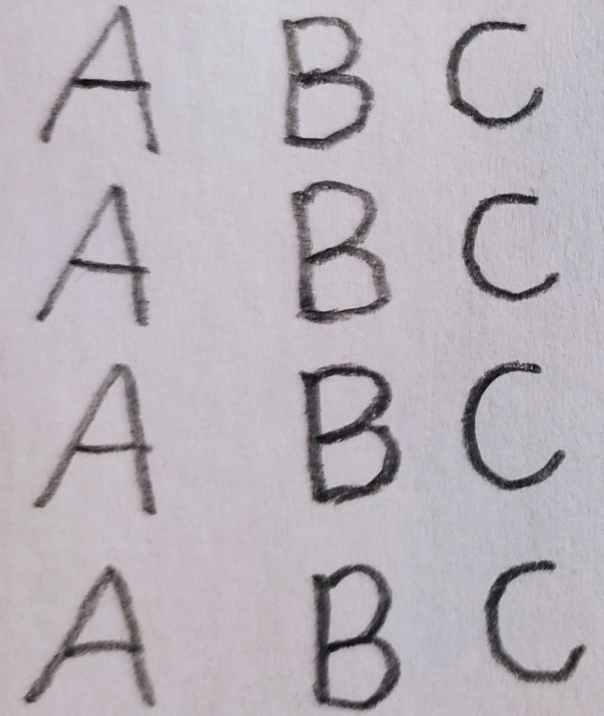
%> input picture raides_apmokymui.png, 1208 x 1432 px (shown at 1/2 size)
$ octave lab4.m   (GNU Octave 9; MATLAB toolbox functions it lacks are replaced by stand-ins)
%> lines starting %> are read from the running program, lines starting %| are printed output that depends on the picture; in (x1, y1, x2, y2) boxes, pixels count from 0 and x2, y2 are one past the last pixel; in counts of white or black regions, pixels touching at a corner belong together; the program's own positions count from 1
### pozymiai_raidems_atpazinti.m
function pozymiai = pozymiai_raidems_atpazinti(pavadinimas, pvz_eiluciu_sk)
%> called with pavadinimas = 'raides_apmokymui.png', pvz_eiluciu_sk = 4
%%  pozymiai = pozymiai_raidems_atpazinti(pavadinimas, pvz_eiluciu_sk)
% Features = pozymiai_raidems_atpazinti(image_file_name, Number_of_symbols_lines)
% taikymo pavyzdys:
% pozymiai = pozymiai_raidems_atpazinti('test_data.png', 8);
% example of function use:
% Feaures = pozymiai_raidems_atpazinti('test_data.png', 8);
%%
% Vaizdo su pavyzdþiais nuskaitymas | Read image with written symbols
V = imread(pavadinimas);
%> V is the input picture: size 1432x1208x3 uint8; mean R, G, B 183.6, 177.5, 184.5
figure(1), imshow(V)
%% Raidþiø iðkirpimas ir sudëliojimas á kintamojo 'objektai' celes |
%% Perform segmentation of the symbols and write into cell variable
% RGB image is converted to grayscale
V_pustonis = rgb2gray(V);
% vaizdo keitimo dvejetainiu slenkstinës reikðmës paieðka
% a threshold value is calculated for binary image conversion
slenkstis = graythresh(V_pustonis);
%> slenkstis = 0.541
% pustonio vaizdo keitimas dvejetainiu
% a grayscale image is converte to binary image
V_dvejetainis = im2bw(V_pustonis,slenkstis);
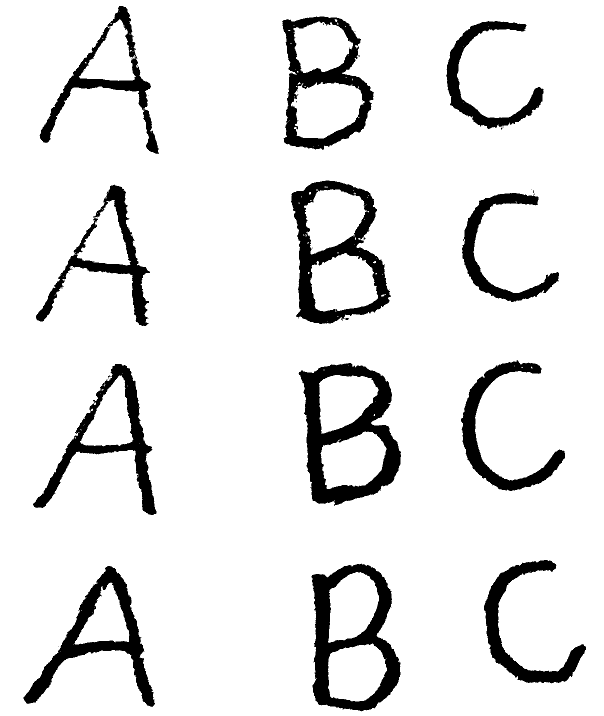
%> V_dvejetainis: size 1432x1208 logical (shown at 1/2 size); 90.2% white; 62 black regions (49 under 20 px), largest, box (x1, y1, x2, y2) and area: (597, 726, 802, 1012) 22769, (623, 1127, 801, 1423) 20043, (582, 361, 782, 648) 18586
% rezultato atvaizdavimas
% show the resulting image
figure(2), imshow(V_dvejetainis)
% vaizde esanèiø objektø kontûrø paieðka
% search for the contour of each object
V_konturais = edge(uint8(V_dvejetainis));
%> V_konturais: size 1432x1208 logical; 1.4% white in thin lines or dots
% rezultato atvaizdavimas
% show the resulting image
figure(3),imshow(V_konturais)
% objektø kontûrø uþpildymas
% fill the contours
se = strel('square',7); % struktûrinis elementas uþpildymui
V_uzpildyti = imdilate(V_konturais, se);
%> V_uzpildyti: size 1432x1208 logical; 9.1% white; 18 white regions, largest, box (x1, y1, x2, y2) and area: (579, 357, 785, 652) 17733, (561, 29, 751, 303) 16680, (62, 724, 317, 1034) 14555
% rezultato atvaizdavimas
% show the result
figure(4),imshow(V_uzpildyti)
% tuðtumø objetø viduje uþpildymas
% fill the holes
V_vientisi= imfill(V_uzpildyti,'holes');
%> V_vientisi: size 1432x1208 logical; 19.8% white; 12 white regions
% rezultato atvaizdavimas
% show the result
figure(5),imshow(V_vientisi)
% vientisø objektø dvejetainiame vaizde numeravimas
% set labels to binary image objects
[O_suzymeti, Skaicius] = bwlabel(V_vientisi);
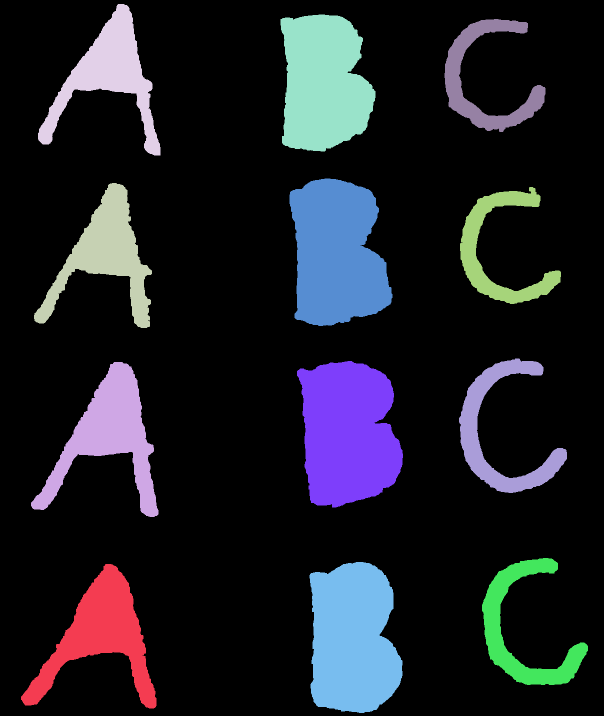
%> O_suzymeti: size 1432x1208 double (shown at 1/2 size); 13 distinct labels, from 0 to 12; one colour per label, 0 black
%> Skaicius = 12
disp('apmokymo raidziu skaicius')
disp(Skaicius)
%| 12
% apskaièiuojami objektø dvejetainiame vaizde poþymiai
% calculate features for each symbol
O_pozymiai = regionprops(O_suzymeti);
%> O_pozymiai = 12 regions; largest, box (x1, y1, x2, y2), Area and Centroid: (594, 722, 806, 1015) 47873 [696.8 866.9], (579, 357, 785, 652) 46263 [674.5 507.8], (619, 1124, 805, 1426) 45359 [706.4 1279.1], (561, 29, 751, 303) 40719 [647.8 167], (42, 1128, 313, 1417) 27945 [201.4 1273.1]
% nuskaitomos poþymiø - objektø ribø koordinaèiø - reikðmës
% find/read the bounding box of the symbol
O_ribos = [O_pozymiai.BoundingBox];
%> O_ribos = 48 values, max 1128.5 at index 2, min 8.5 at index 14, mean 395.4
% kadangi ribà nusako 4 koordinatës, pergrupuojame reikðmes
% change the sequence of values, describing the bounding box
O_ribos = reshape(O_ribos,[4 Skaicius]); % Skaicius - objektø skaièius
%> O_ribos = 12 columns, first 8: [42.5 62.5 68.5 76.5 561.5 579.5 594.5 619.5; 1128.5 724.5 366.5 8.5 29.5 357.5 722.5 1124.5; 271 255 236 245 190 206 212 186; 289 310 290 303 274 295 293 302]
% nuskaitomos poþymiø - objektø masës centro koordinaèiø - reikðmës
% reag the mass center coordinate
O_centras = [O_pozymiai.Centroid];
%> O_centras = 24 values, max 1279.1 at index 16, min 152.4 at index 8, mean 667.1
% kadangi centrà nusako 2 koordinatës, pergrupuojame reikðmes
% group center coordinate values
O_centras = reshape(O_centras,[2 Skaicius]);
%> O_centras = 12 columns, first 8: [201.4 218.9 213 218.1 647.8 674.5 696.8 706.4; 1273.1 873.9 511.6 152.4 167 507.8 866.9 1279.1]
O_centras = O_centras';
%> O_centras = [201.4 1273.1; 218.9 873.9; 213 511.6; 218.1 152.4; 647.8 167; 674.5 507.8; 696.8 866.9; 706.4 1279.1; 972 158; 1002.5 864.3; 999.6 499.9; 1047.3 1259.1]
% pridedamas kiekvienam objektui vaize numeris (treèias stulpelis ðalia koordinaèiø)
% set the label/number for each object in the image
O_centras(:,3) = 1:Skaicius;
% surûðiojami objektai pagal x koordinatæ - stulpelá
% arrange objects according to the column number
O_centras = sortrows(O_centras,2);
%> O_centras = [218.1 152.4 4; 972 158 9; 647.8 167 5; 999.6 499.9 11; 674.5 507.8 6; 213 511.6 3; 1002.5 864.3 10; 696.8 866.9 7; 218.9 873.9 2; 1047.3 1259.1 12; 201.4 1273.1 1; 706.4 1279.1 8]
% rûðiojama atsiþvelgiant á pavyzdþiø eiluèiø ir raidþiø skaièiø
% sort accordign to the number of rows and number of symbols in the row
disp('raidziu skaicius eilutej')
raidziu_sk = Skaicius/pvz_eiluciu_sk
%> raidziu_sk = 3
for k = 1:pvz_eiluciu_sk
    O_centras((k-1)*raidziu_sk+1:k*raidziu_sk,:) = ...
sortrows(O_centras((k-1)*raidziu_sk+1:k*raidziu_sk,:),3);
end
%> after the loop, O_centras = [218.1 152.4 4; 647.8 167 5; 972 158 9; 213 511.6 3; 674.5 507.8 6; 999.6 499.9 11; 218.9 873.9 2; 696.8 866.9 7; 1002.5 864.3 10; 201.4 1273.1 1; 706.4 1279.1 8; 1047.3 1259.1 12]
% ið dvejetainio vaizdo pagal objektø ribas iðkerpami vaizdo fragmentai
% cut the symbol from initial image according to the bounding box estimated in binary image
for k = 1:Skaicius
    objektai{k} = imcrop(V_dvejetainis,O_ribos(:,O_centras(k,3)));
end
%> this loop made 12 passes
%> after the loop, objektai = 12 items
% vieno ið vaizdo fragmentø atvaizdavimas
% show one of the symbol's image
figure(6),
for k = 1:Skaicius
   subplot(pvz_eiluciu_sk,round(raidziu_sk)-10,k), imshow(objektai{k})
end
%> this loop made 12 passes
%> pass 2, in pozymiai_raidems_atpazinti, `imshow(objektai{k})`:
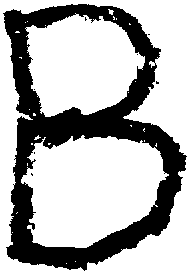
%> displayed picture: size 275x191 logical; 70.5% white; 8 black regions (7 under 20 px), largest, box (x1, y1, x2, y2) and area: (3, 4, 187, 271) 15476
% vaizdo fragmentai apkerpami, panaikinant fonà ið kraðtø (pagal staèiakampá)
% image segments are cutt off
for k = 1:Skaicius % Skaicius = 88, jei yra 88 raidës
    V_fragmentas = objektai{k};
    % nustatomas kiekvieno vaizdo fragmento dydis
    % estimate the size of each segment
    [aukstis, plotis] = size(V_fragmentas);

    % 1. Baltø stulpeliø naikinimas
    % eliminate white spaces
    % apskaièiuokime kiekvieno stulpelio sumà
    stulpeliu_sumos = sum(V_fragmentas,1);
    % naikiname tuos stulpelius, kur suma lygi aukðèiui
    V_fragmentas(:,stulpeliu_sumos == aukstis) = [];
    % perskaièiuojamas objekto dydis
    [aukstis, plotis] = size(V_fragmentas);
    % 2. Baltø eiluèiø naikinimas
    % apskaièiuokime kiekvienos seilutës sumà
    eiluciu_sumos = sum(V_fragmentas,2);
    % naikiname tas eilutes, kur suma lygi ploèiui
    V_fragmentas(eiluciu_sumos == plotis,:) = [];
    objektai{k}=V_fragmentas;% áraðome vietoje neapkarpyto
end
%> this loop made 12 passes
%> pass 3, in pozymiai_raidems_atpazinti, `V_fragmentas = objektai{k};`:
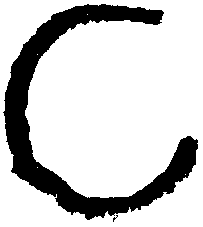
%> V_fragmentas: size 227x203 logical; 79.9% white; 2 black regions (1 under 20 px), largest, box (x1, y1, x2, y2) and area: (3, 4, 198, 220) 9229
%> after the loop:
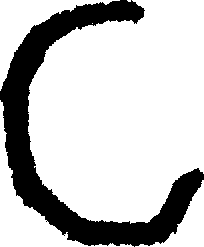
%> V_fragmentas: size 247x204 logical; 77.3% white; 1 black region, box (x1, y1, x2, y2) and area: (0, 0, 204, 247) 11430
% vieno ið vaizdo fragmentø atvaizdavimas
% show the segment
figure(7),
for k = 1:Skaicius
   subplot(pvz_eiluciu_sk,round(raidziu_sk),k), imshow(objektai{k})
end
%> this loop made 12 passes
%> pass 1, in pozymiai_raidems_atpazinti, `imshow(objektai{k})`:
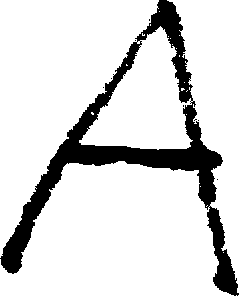
%> displayed picture: size 296x239 logical; 85.3% white; 9 black regions (8 under 20 px), largest, box (x1, y1, x2, y2) and area: (0, 0, 239, 296) 10384
%
% Suvienodiname vaizdo fragmentø dydþius iki 70x50
% Make all segments of the same size 70x50
for k=1:Skaicius
    V_fragmentas=objektai{k};
    V_fragmentas_7050=imresize(V_fragmentas,[70,50]);
    % padalinkime vaizdo fragmentà á 10x10 dydþio dalis
    % divide each image into 10x10 size segments
    for m=1:7
        for n=1:5
            % apskaièiuokime kiekvienos dalies vidutiná ðviesumà
            % calculate an average intensity for each 10x10 segment
            Vid_sviesumas_eilutese=sum(V_fragmentas_7050((m*10-9:m*10),(n*10-9:n*10)));
            Vid_sviesumas((m-1)*5+n)=sum(Vid_sviesumas_eilutese);
        end
    end
    % 10x10 dydþio dalyje maksimali ðviesumo galima reikðmë yra 100
    % normuokime ðviesumo reikðmes intervale [0, 1]
    % perform normalization
    Vid_sviesumas = ((100-Vid_sviesumas)/100);
    % rezultatà (poþmius) neuronø tinklui patogiau pateikti stulpeliu
    % transform features into column-vector
    Vid_sviesumas = Vid_sviesumas(:);
    % iðsaugome apskaièiuotus poþymius á bendrà kintamàjá
    % save all fratures into single variable
    pozymiai{k} = Vid_sviesumas;
end
%> after the loop, Vid_sviesumas = 35 values, max 0.7 at index 34, min 0 at index 5, mean 0.227; pozymiai = 12 items

### lab4.m
close all
clear
clc

pozymiai_tinklo_mokymui = pozymiai_raidems_atpazinti('raides_apmokymui.png',4);
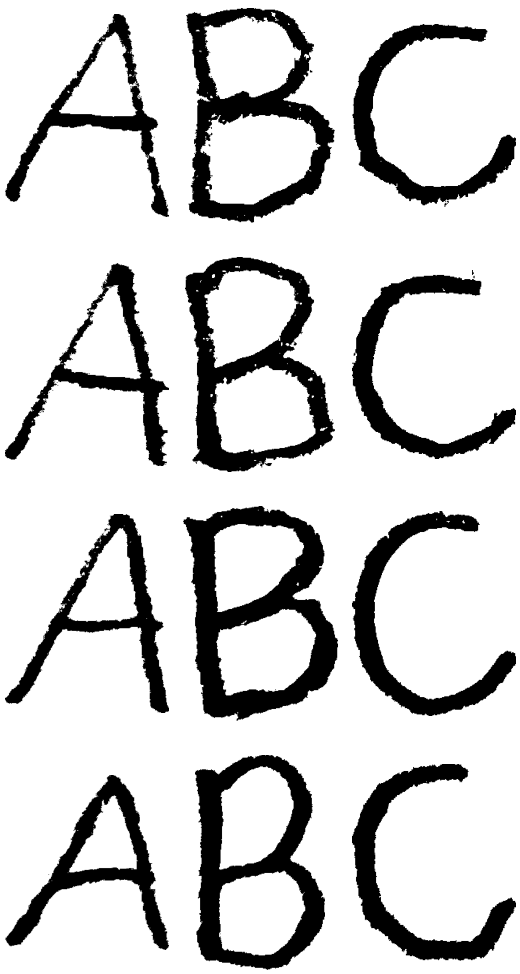
%> figure redrawn from the program's plot data, 12 panels
%> pozymiai_tinklo_mokymui = 12 items
% Atpaþintuvo kûrimas
% Development of character recognizer
% poþymiai ið celiø masyvo perkeliami á matricà
% take the features from cell-type variable and save into a matrix-type variable
P = cell2mat(pozymiai_tinklo_mokymui);
% sukuriama teisingø atsakymø matrica: 11 raidþiø, 8 eilutës mokymui
% create the matrices of correct answers for each line (number of matrices = number of symbol lines)
T = [eye(3), eye(3), eye(3), eye(3)];
% sukuriamas SBF tinklas duotiems P ir T sàryðiams
% create an RBF network for classification with 13 neurons, and sigma = 1
%> (the run ends here)
